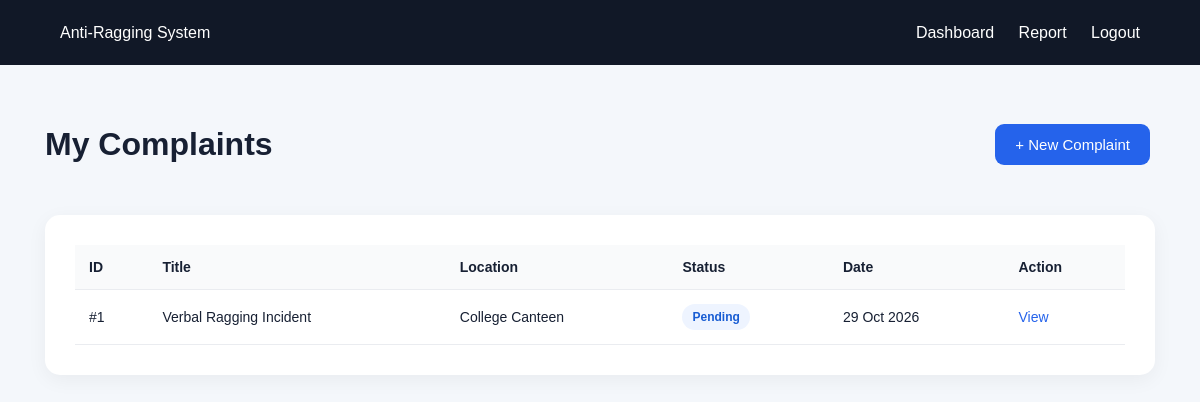
The page /student/my_complaints.php (signed in) on the database its author committed.
### tables this page shows
CREATE TABLE IF NOT EXISTS complaints (
    id INT AUTO_INCREMENT PRIMARY KEY,

    student_id INT NOT NULL,

    title VARCHAR(200) NOT NULL,

    description TEXT NOT NULL,

    incident_date DATE DEFAULT NULL,

    incident_time TIME DEFAULT NULL,

    location VARCHAR(200) DEFAULT NULL,

    accused_name VARCHAR(150) DEFAULT NULL,

    accused_details TEXT DEFAULT NULL,

    witness_details TEXT DEFAULT NULL,

    evidence VARCHAR(255) DEFAULT NULL,

    status ENUM(
        'Pending',
        'Under Investigation',
        'Resolved',
        'Rejected'
    ) DEFAULT 'Pending',

    admin_remarks TEXT DEFAULT NULL,

    assigned_to INT DEFAULT NULL,

    created_at TIMESTAMP DEFAULT CURRENT_TIMESTAMP,

    updated_at TIMESTAMP DEFAULT CURRENT_TIMESTAMP
        ON UPDATE CURRENT_TIMESTAMP,

    CONSTRAINT fk_complaint_student
        FOREIGN KEY (student_id)
        REFERENCES students(id)
        ON DELETE CASCADE,

    CONSTRAINT fk_complaint_admin
        FOREIGN KEY (assigned_to)
        REFERENCES admins(id)
        ON DELETE SET NULL
);

### student/my_complaints.php (the view, shortened to what this page needs)
<?php
require_once "../includes/db.php";
$stmt = $conn->prepare(
    "SELECT
        id,
        title,
        location,
        status,
        created_at
     FROM complaints
     WHERE student_id=?
     ORDER BY created_at DESC"
);
$stmt->bind_param(
    "i",
    $_SESSION["student_id"]
);
$stmt->execute();
$result =
    $stmt->get_result();
?>
<!DOCTYPE html>
<html>
<head>
<link rel="stylesheet"
href="../assets/css/style.css">
</head>
<body>
<nav class="navbar">
<div>
Anti-Ragging System
</div>
<div>
<a href="dashboard.php">
Dashboard
</a>
<a href="submit_complaint.php">
Report
</a>
<a href="../logout.php">
Logout
</a>
</div>
</nav>
<div class="container">
<div class="page-header">
<h1>
My Complaints
</h1>
<a
href="submit_complaint.php"
class="btn primary">
+ New Complaint
</a>
</div>
<div class="panel table-container">
<table>
<tr>
<th>ID</th>
<th>Title</th>
<th>Location</th>
<th>Status</th>
<th>Date</th>
<th>Action</th>
</tr>
<?php while (
$row = $result->fetch_assoc()
): ?>
<tr>
<td>
#<?= $row["id"] ?>
</td>
<td>
<?= htmlspecialchars($row["title"]) ?>
</td>
<td>
<?= htmlspecialchars($row["location"]) ?>
</td>
<td>
<span class="status">
<?= htmlspecialchars($row["status"]) ?>
</span>
</td>
<td>
<?= date(
"d M Y",
strtotime($row["created_at"])
) ?>
</td>
<td>
<a
href="complaint_details.php?id=<?= $row["id"] ?>">
View
</a>
</td>
</tr>
<?php endwhile; ?>
</table>
</div>
</div>
</body>
</html>

### assets/css/style.css (style rules this page uses)
* { box-sizing: border-box; }
body { margin: 0; font-family: Arial, Helvetica, sans-serif; background: #f4f7fb; color: #172033; }
a { color: #2563eb; text-decoration: none; }
.btn { display: inline-block; border: none; padding: 12px 20px; border-radius: 9px; cursor: pointer; font-size: 15px; margin: 5px; text-decoration: none; }
.primary { background: #2563eb; color: white; }
.navbar { min-height: 65px; padding: 0 5%; background: #111827; color: white; display: flex; align-items: center; justify-content: space-between; }
.navbar a { color: white; margin-left: 20px; }
.container { max-width: 1150px; margin: 40px auto; padding: 0 20px; }
.page-header { display: flex; justify-content: space-between; align-items: center; gap: 20px; margin-bottom: 30px; }
.panel { background: white; padding: 30px; border-radius: 15px; box-shadow: 0 5px 20px rgba(0,0,0,.05); margin-bottom: 25px; }
.table-container { overflow-x: auto; }
table { width: 100%; border-collapse: collapse; }
th, td { padding: 14px; border-bottom: 1px solid #eaecf0; text-align: left; }
th { background: #f9fafb; font-size: 14px; }
td { font-size: 14px; }
.status { display: inline-block; padding: 6px 10px; border-radius: 20px; background: #eef4ff; color: #175cd3; font-size: 12px; font-weight: 600; }

### rows shown on the page
complaints: id "1", title "Verbal Ragging Incident", location "College Canteen", status "Pending", created_at "29 Oct 2026"
